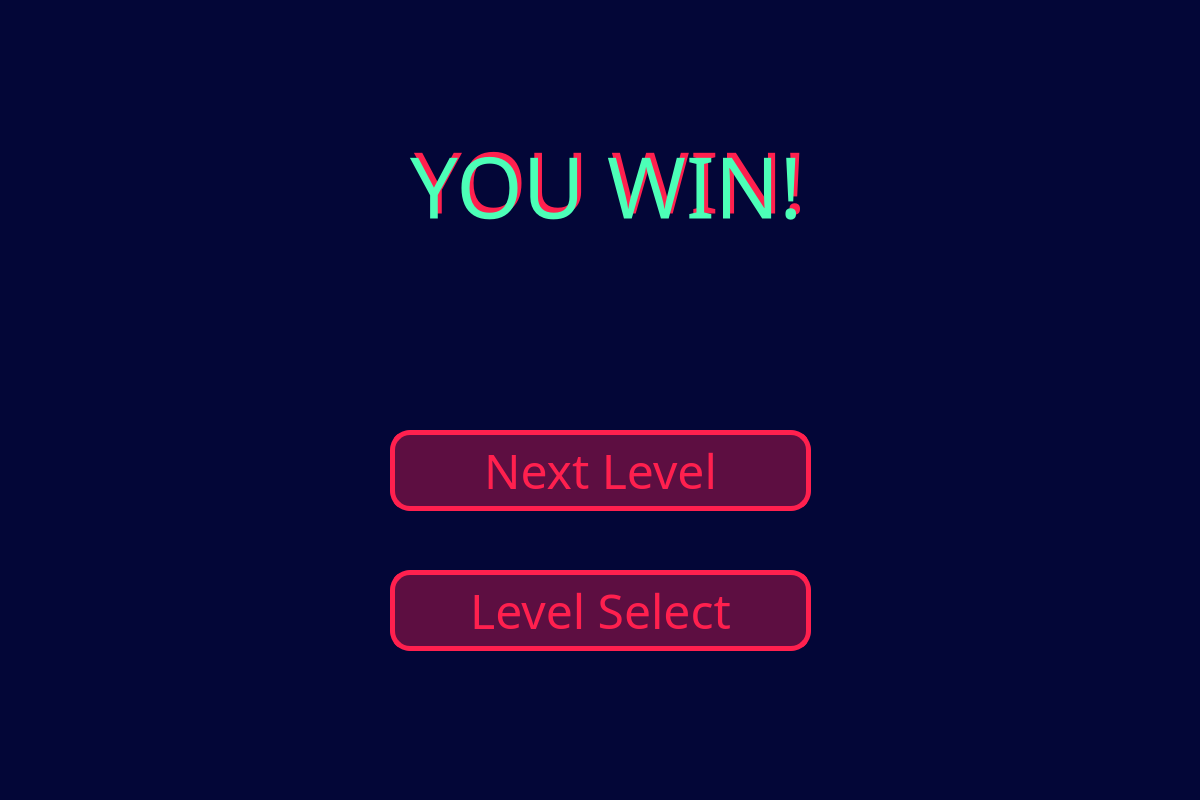
<?xml version="1.0" encoding="UTF-8"?>
<ui version="4.0">
 <class>win</class>
 <widget class="QWidget" name="win">
  <property name="geometry">
   <rect>
    <x>0</x>
    <y>0</y>
    <width>1200</width>
    <height>800</height>
   </rect>
  </property>
  <property name="palette">
   <palette>
    <active>
     <colorrole role="Window">
      <brush brushstyle="SolidPattern">
       <color alpha="255">
        <red>3</red>
        <green>6</green>
        <blue>55</blue>
       </color>
      </brush>
     </colorrole>
    </active>
    <inactive>
     <colorrole role="Window">
      <brush brushstyle="SolidPattern">
       <color alpha="255">
        <red>3</red>
        <green>6</green>
        <blue>55</blue>
       </color>
      </brush>
     </colorrole>
    </inactive>
    <disabled>
     <colorrole role="Base">
      <brush brushstyle="SolidPattern">
       <color alpha="255">
        <red>3</red>
        <green>6</green>
        <blue>55</blue>
       </color>
      </brush>
     </colorrole>
     <colorrole role="Window">
      <brush brushstyle="SolidPattern">
       <color alpha="255">
        <red>3</red>
        <green>6</green>
        <blue>55</blue>
       </color>
      </brush>
     </colorrole>
    </disabled>
   </palette>
  </property>
  <property name="windowTitle">
   <string>Form</string>
  </property>
  <widget class="QLabel" name="title_2">
   <property name="geometry">
    <rect>
     <x>104</x>
     <y>25</y>
     <width>1012</width>
     <height>311</height>
    </rect>
   </property>
   <property name="palette">
    <palette>
     <active>
      <colorrole role="WindowText">
       <brush brushstyle="SolidPattern">
        <color alpha="255">
         <red>255</red>
         <green>32</green>
         <blue>78</blue>
        </color>
       </brush>
      </colorrole>
     </active>
     <inactive>
      <colorrole role="WindowText">
       <brush brushstyle="SolidPattern">
        <color alpha="255">
         <red>255</red>
         <green>32</green>
         <blue>78</blue>
        </color>
       </brush>
      </colorrole>
     </inactive>
     <disabled/>
    </palette>
   </property>
   <property name="font">
    <font>
     <family>Showcard Gothic</family>
     <pointsize>64</pointsize>
    </font>
   </property>
   <property name="text">
    <string>YOU WIN!</string>
   </property>
   <property name="textFormat">
    <enum>Qt::AutoText</enum>
   </property>
   <property name="alignment">
    <set>Qt::AlignCenter</set>
   </property>
  </widget>
  <widget class="QLabel" name="title_3">
   <property name="geometry">
    <rect>
     <x>100</x>
     <y>30</y>
     <width>1012</width>
     <height>311</height>
    </rect>
   </property>
   <property name="palette">
    <palette>
     <active>
      <colorrole role="WindowText">
       <brush brushstyle="SolidPattern">
        <color alpha="255">
         <red>76</red>
         <green>255</green>
         <blue>183</blue>
        </color>
       </brush>
      </colorrole>
     </active>
     <inactive>
      <colorrole role="WindowText">
       <brush brushstyle="SolidPattern">
        <color alpha="255">
         <red>76</red>
         <green>255</green>
         <blue>183</blue>
        </color>
       </brush>
      </colorrole>
     </inactive>
     <disabled/>
    </palette>
   </property>
   <property name="font">
    <font>
     <family>Showcard Gothic</family>
     <pointsize>64</pointsize>
    </font>
   </property>
   <property name="text">
    <string>YOU WIN!</string>
   </property>
   <property name="textFormat">
    <enum>Qt::AutoText</enum>
   </property>
   <property name="alignment">
    <set>Qt::AlignCenter</set>
   </property>
  </widget>
  <widget class="QPushButton" name="back">
   <property name="geometry">
    <rect>
     <x>390</x>
     <y>430</y>
     <width>421</width>
     <height>81</height>
    </rect>
   </property>
   <property name="font">
    <font>
     <family>Showcard Gothic</family>
     <pointsize>-1</pointsize>
     <italic>false</italic>
     <bold>false</bold>
    </font>
   </property>
   <property name="styleSheet">
    <string notr="true">QPushButton {
    background-color: rgb(93, 14, 65);
    border-style: solid;
    color:  rgb(255, 32, 78);;
    border-width: 5px;
    border-radius: 20px;
    border-color:  rgb(255, 32, 78);;
    font-size: 48px; /* Corrected from 'font: 48px' */
    padding: 6px; 
    background-repeat: no-repeat;
    background-position: center;
}
QPushButton::pressed {
    background-color: rgb(160, 21, 62); /* Background color when pressed */
}

</string>
   </property>
   <property name="text">
    <string>Next Level</string>
   </property>
  </widget>
  <widget class="QPushButton" name="back_2">
   <property name="geometry">
    <rect>
     <x>390</x>
     <y>570</y>
     <width>421</width>
     <height>81</height>
    </rect>
   </property>
   <property name="font">
    <font>
     <family>Showcard Gothic</family>
     <pointsize>-1</pointsize>
     <italic>false</italic>
     <bold>false</bold>
    </font>
   </property>
   <property name="styleSheet">
    <string notr="true">QPushButton {
    background-color: rgb(93, 14, 65);
    border-style: solid;
    color:  rgb(255, 32, 78);;
    border-width: 5px;
    border-radius: 20px;
    border-color:  rgb(255, 32, 78);;
    font-size: 48px; /* Corrected from 'font: 48px' */
    padding: 6px; 
    background-repeat: no-repeat;
    background-position: center;
}
QPushButton::pressed {
    background-color: rgb(160, 21, 62); /* Background color when pressed */
}

</string>
   </property>
   <property name="text">
    <string>Level Select</string>
   </property>
  </widget>
 </widget>
 <resources/>
 <connections/>
</ui>
